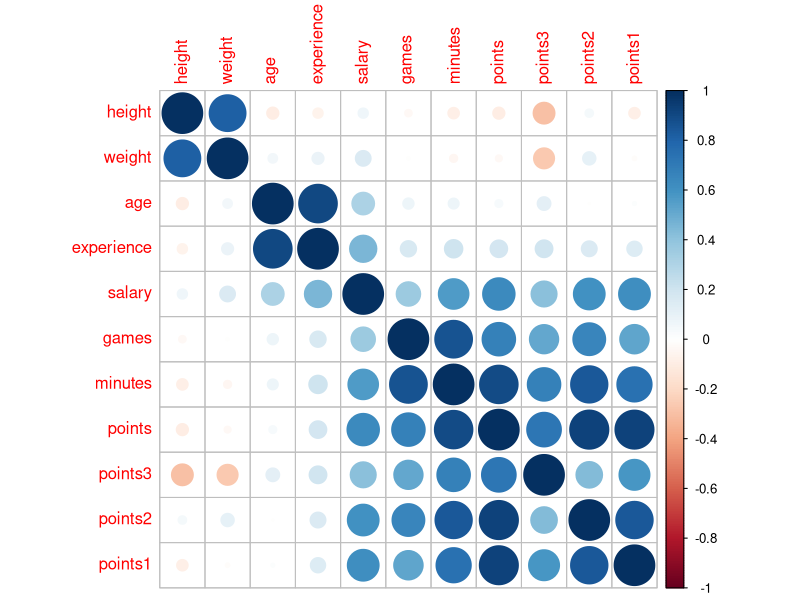
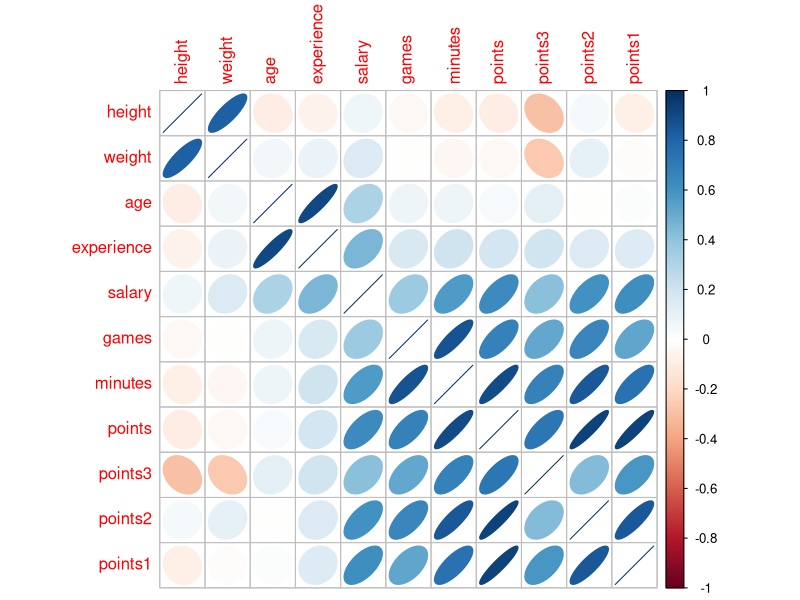
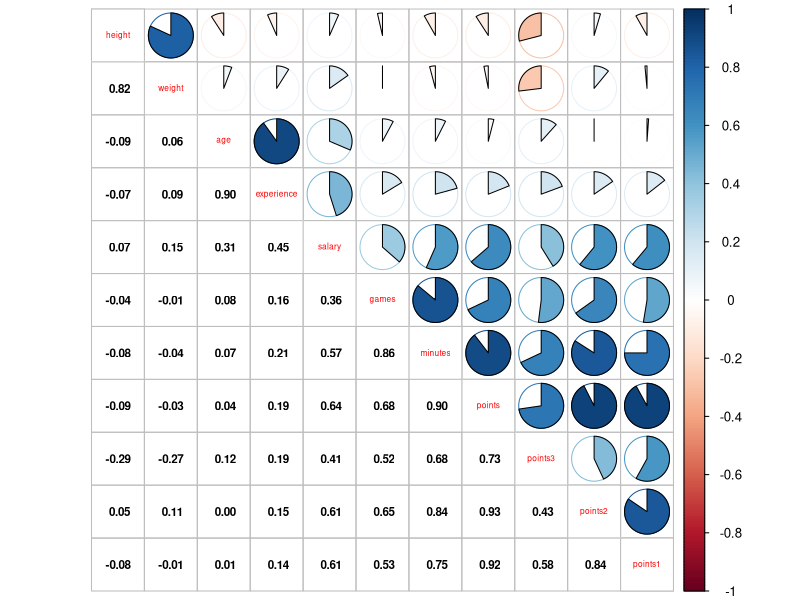
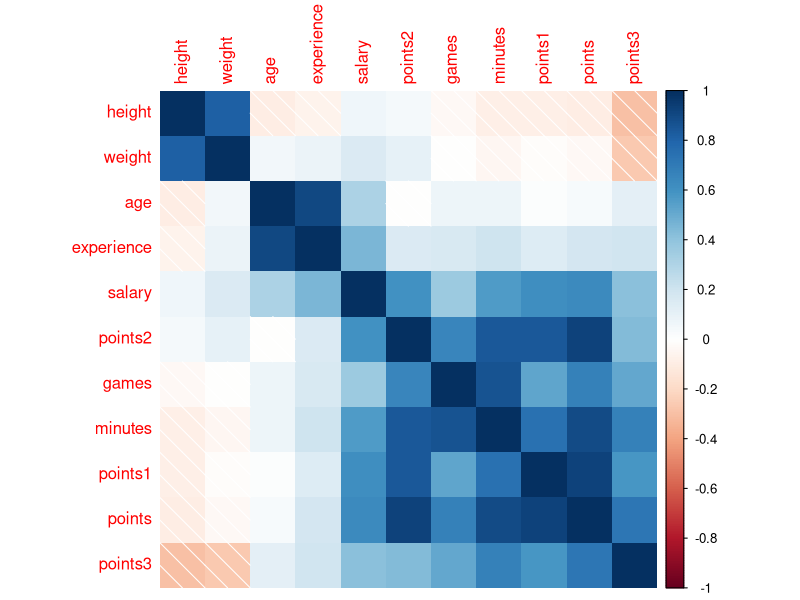

These figures' R source, in order:
## ---- chunk 1
dat <- read.csv('nba2017-players.csv', stringsAsFactors = FALSE)
# dimensions (# of rows, # of columns)
dim(dat)
# display first few rows
head(dat)
# check the structure
str(dat, vec.len = 1)
#Display the last 5 rows of the data.
tail(dat,5L)
## ---- chunk 2
#Display those rows associated to players having height less than 70 inches tall.
show(dat[dat$height<70,])

#Display the names and salaries of centres with over 10 years of playing experience
show(dat[dat$position=='C' & dat$experience > 10,c('player','salary')])

#Create a data frame UCLA with the data of players from college UCLA ("University of California, Los Angeles").
ucla <- data.frame(dat[dat$college == "University of California, Los Angeles",])

#Create a data frame rookies with those players with 0 years of experience.
rookies <- data.frame(dat[dat$experience == 0,])

#Create a data frame rookie_centers with the data of Center rookie players.
rookie_centres <- data.frame(rookies[rookies$position == 'C',])

#Create a data frame top_players for players with more than 50 games and more than 300 minutes played.
top_players <- dat[(dat$games > 50) & (dat$minutes > 300),]

#What's the largest height value?
max(dat$height)

#What's the minimum height value?
min(dat$height)

#What's the overall average height?
mean(dat$height)

#Who is the tallest player?
dat[dat$height == max(dat$height),'player']
  
#Who is the shortest player?
dat[dat$height == min(dat$height),'player']

#Which are the unique teams?
unique(dat$team)

#How many different teams?
length(unique(dat$team))

#Who is the oldest player?
dat[dat$age == max(dat$age),'player']

#What is the median salary of all players?
median(dat$salary)

#What is the median salary of the players with 10 years of experience or more?
median(dat[dat$experience >= 10, 'salary'])
  
#What is the median salary of Shooting Guards (SG) and Point Guards (PG)?
median(dat[(dat$position == 'PG') | (dat$position == 'SG'),'salary'])

#What is the median salary of Power Forwards (PF), 29 years or older, and 74 inches tall or less?
median(dat[(dat$position == 'PF') & (dat$age >= 29) & (dat$height <= 74),'salary'])

#How many players are from "University of California, Berkeley"?
nrow(dat[dat$college == "University of California, Berkeley",])

#Are there any players with weight greater than 260 pounds? If so how many and who are they?
nrow(dat[dat$weight > 260,])
dat[dat$weight > 260,'player']

#How many players did not attend a college in the US?
nrow(dat[dat$college == "",])

#Who is the player with the maximum rate of points per minute?
dat[dat$points/dat$minutes == max(dat$points/dat$minutes),'player']

#Who is the player with the maximum rate of 3 pointers per minute?
dat[dat$points3/dat$minutes == max(dat$points3/dat$minutes),'player']

#Create a data frame tor with the name, height, weight of Toronto Raptors (TOR)
tor <- data.frame(dat[dat$team == 'TOR',c('player','height','weight')])

#Display the data in tor sorted by height in increasing order
show(tor[order(tor$height),])

#Display the data in tor by weight in decreasing order
show(tor[rev(order(tor$height)),])

#Display the player name, team, and salary, of the top 5 highest-paid players
show(dat[rev(order(dat$salary))[1:5],c("player","team","salary")])

#Display the player name, team, and points3, of the top 10 three-point players
show(dat[rev(order(dat$points3))[1:10],c("player","team","points3")])
## ---- chunk 3
#Create a data frame with the average height, average weight, and average age, grouped by position
aggregate(dat[,c("height","weight","age")],by = list(dat$age),FUN = mean)

#Create a data frame with the average height, average weight, and average age, grouped by team
aggregate(dat[,c("height","weight","age")],by = list(dat$team),FUN = mean)

#Create a data frame with the average height, average weight, and average age, grouped by team and position.
aggregate(dat[,c("height","weight","age")],by = list(dat$team, dat$position),FUN = mean)

#Difficult: Create a data frame with the minimum salary, median salary, mean salary, and maximum salary, grouped by team and position.
nba_summary <- data.frame(aggregate(dat[,c("salary")],by = list(dat$team, dat$position),FUN = min), 
           aggregate(dat[,c("salary")],by = list(dat$team, dat$position),FUN = median),
           aggregate(dat[,c("salary")],by = list(dat$team, dat$position),FUN = mean),
           aggregate(dat[,c("salary")],by = list(dat$team, dat$position),FUN = max))[,c(1,2,3,6,9,12)]
colnames(nba_summary) <- c("Team","Position","Min Salary", "Median Salary", "Mean Salary", "Max Salary")
nba_summary
## ---- chunk 4
library(corrplot)
quant_dat <- dat[,-c(1:3,8)] #Only keep quantiative data for analysis (numeric/integer data type)
M <- cor(quant_dat) #Correlation matrix
corrplot(M, method = "circle")
corrplot(M, method = "ellipse")
corrplot.mixed(M, lower="number",upper="pie",lower.col = "black",number.cex = 0.7, tl.cex = 0.5)
corrplot(M, method = "shade", order = "AOE")
